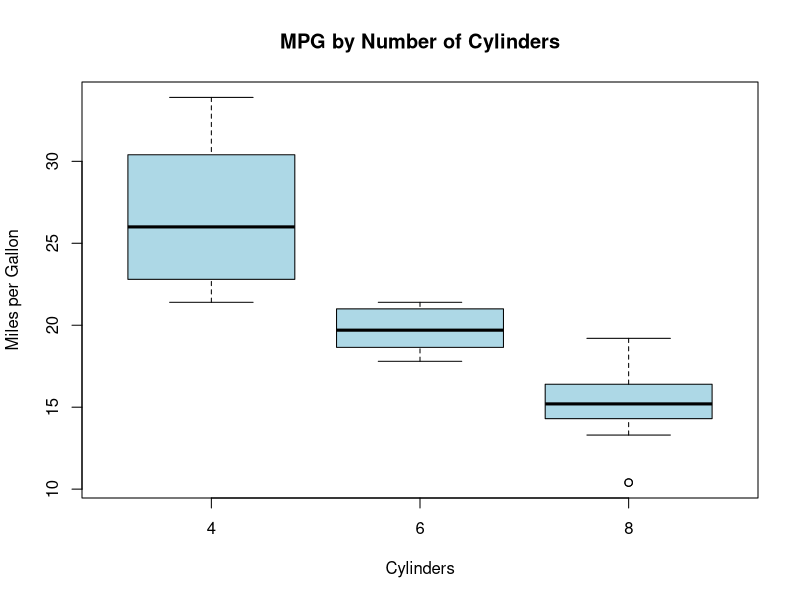

Recreate this plot in R.
dat <- mtcars

boxplot(mpg ~ cyl, data = dat,
        col = "lightblue",
        main = "MPG by Number of Cylinders",
        xlab = "Cylinders", ylab = "Miles per Gallon")